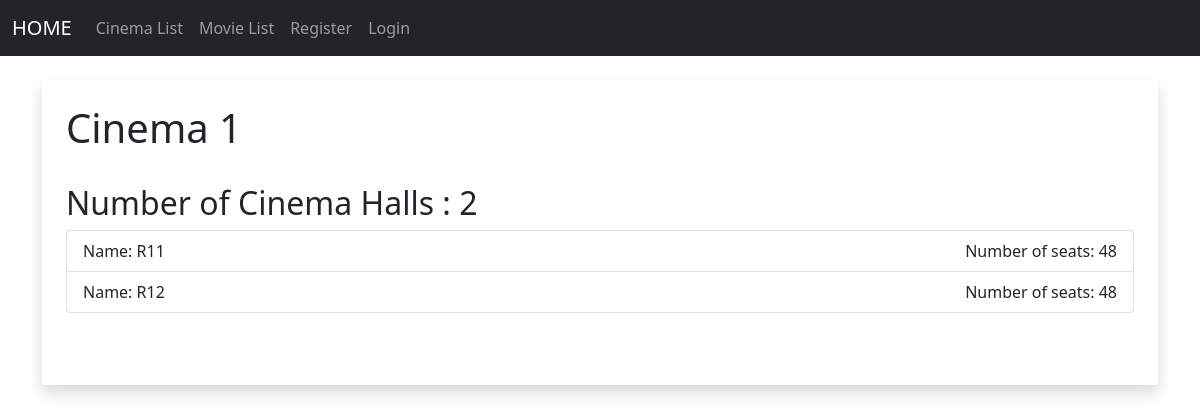
The app's page /cinema_info/5/ with its own data.
### members/models.py (models this page shows, shortened)
class Cinema(models.Model):
    name = models.CharField(max_length=256)
    total_cinema_halls = models.IntegerField()

class Cinema_Hall(models.Model):
    name = models.CharField(max_length=64)
    total_seats = models.IntegerField()
    cinema_id = models.ForeignKey(Cinema, on_delete=models.CASCADE)

### members/views.py (the view)
# urls.py: path('cinema_info/<str:pk>/', views.get_cinema, name='cinema_info'),
def get_cinema(request, pk):
    cinema = Cinema.objects.get(pk=pk)
    cinema_halls = Cinema_Hall.objects.filter(cinema_id = pk)
    return render(request, 'ui/cinema_info.html', {'cinema':cinema, 'cinema_halls':cinema_halls})

### members/templates/ui/cinema_info.html (shortened to what this page needs)
{% extends 'ui/base.html' %}
{% block content %}
	<div class="shadow p-4 mb-5 bg-body rounded">
	<h1>{{cinema.name}}</h1>
<br/>
  <h2>Number of Cinema Halls : {{cinema.total_cinema_halls}}</h2>
  <ul class="list-group">
    {% for cinema_hall in cinema_halls %}
    <li class="list-group-item d-flex justify-content-between align-items-center">
      Name: {{cinema_hall.name}}
      <span class="badge-primary badge-pill">Number of seats: {{cinema_hall.total_seats}}</span>
    </li>
    {% endfor %}
  </ul>
<br/><br/>
{% endblock %}

### records on screen
Cinema: name "Cinema 1", total_cinema_halls "2"
Cinema_Hall: name "R11", total_seats "48"
Cinema_Hall: name "R12", total_seats "48"
